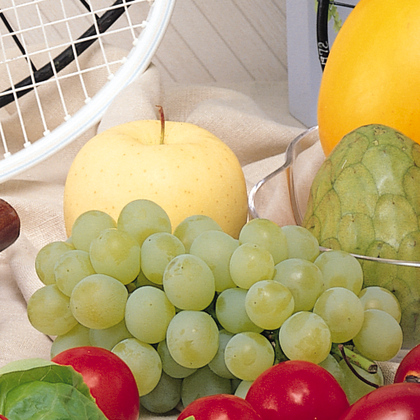
%> input picture exercises/fatemehmirzadeh/15/fruits.png, 420 x 420 px, shrunk from 512 x 512 before the run
$ octave four.m   (GNU Octave 9; MATLAB toolbox functions it lacks are replaced by stand-ins)
%> lines starting %> are read from the running program, lines starting %| are printed output that depends on the picture
clc ;clear; close all
img = imread('fruits.png');
%> img is the input picture: size 420x420x3 uint8; mean R, G, B 185.5, 163.3, 118.3
img=rgb2gray(img);
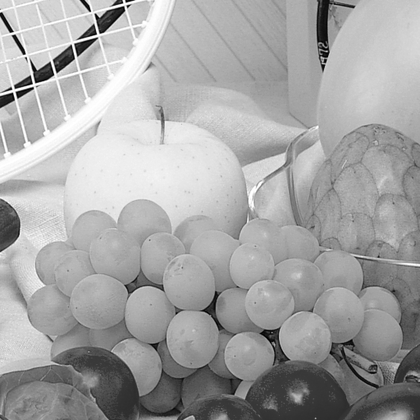
%> img: size 420x420 uint8; min 0, max 255, mean 164.8
[m n]=size(img)
%> m = 420; n = 420
for i=1:m/2
    for j=1:n
        img(i,j)=255-img(i,j);
    end
end
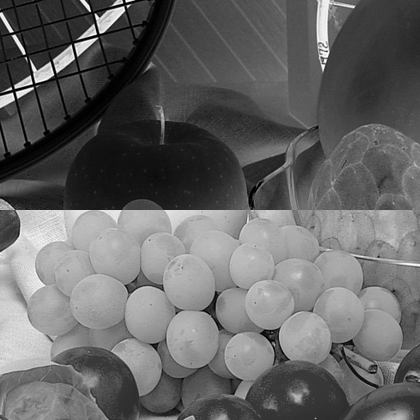
%> img: size 420x420 uint8; min 0, max 255, mean 101.6
imshow(img)
